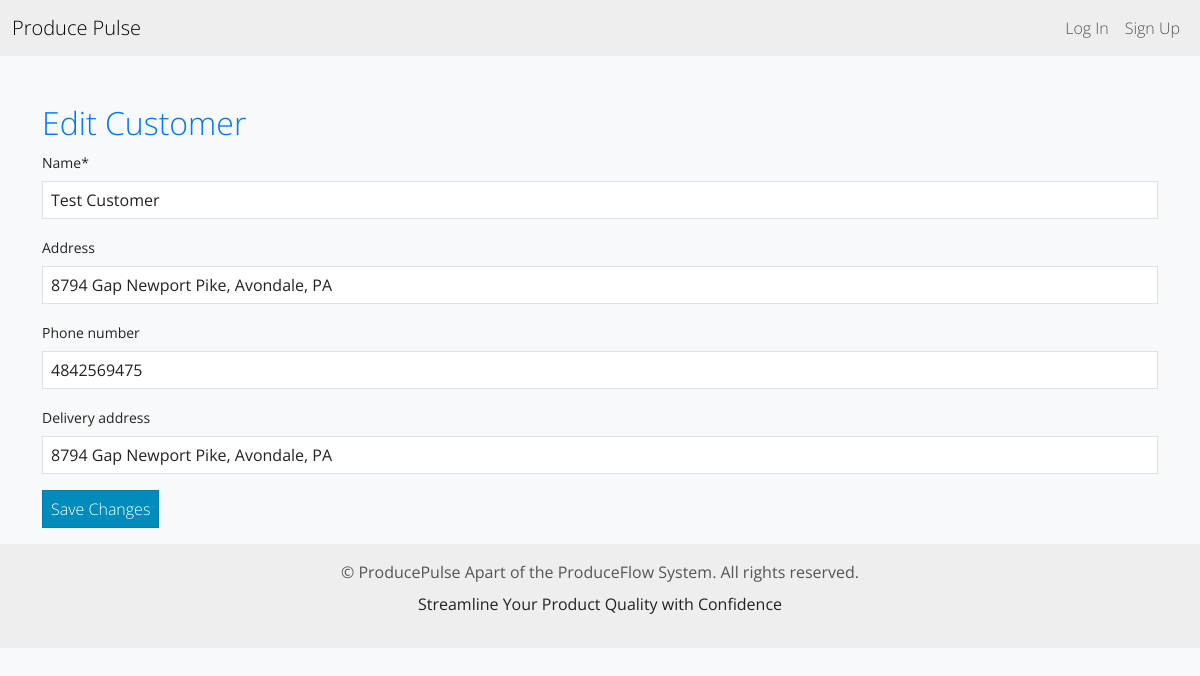
Screenshot of /edit_customer/1/ with the database file from the repository.
### inventory/models.py (models this page shows, shortened)
class OrderCustomer(models.Model):
    name = models.CharField(max_length=255)
    address = models.CharField(max_length=255, blank=True)
    phone_number = models.CharField(max_length=20, blank=True)
    delivery_address = models.CharField(max_length=255, blank=True)

### inventory/views.py (the view)
# urls.py: path('edit_customer/<int:pk>/', EditOrderCustomerView.as_view(), name='edit_customer'),
class EditOrderCustomerView(UpdateView):
    model = OrderCustomer
    form_class = OrderCustomerForm
    template_name = 'inventory/edit_order_customer.html'
    success_url = reverse_lazy('order_customer_list')

### inventory/forms.py (shortened to what this page needs)
class OrderCustomerForm(forms.ModelForm):
    class Meta:
        model = OrderCustomer
        fields = ['name', 'address', 'phone_number', 'delivery_address']
    def __init__(self, *args, **kwargs):
        super().__init__(*args, **kwargs)
        self.fields['name'].widget.attrs.update({'class': 'form-control'})
        self.fields['address'].widget.attrs.update({'class': 'form-control'})
        self.fields['phone_number'].widget.attrs.update({'class': 'form-control'})
        self.fields['delivery_address'].widget.attrs.update({'class': 'form-control'})

### inventory/templates/inventory/edit_order_customer.html (shortened to what this page needs)
{% extends 'inventory/base.html' %}
{% load crispy_forms_tags %}
{% block content %}
<div class="container mt-5">
    <h2>Edit Customer</h2>
    <form method="post">
        {{ form|crispy }}
        <div class="form-group">
            <button type="submit" class="btn btn-primary">Save Changes</button>
        </div>
    </form>
</div>
{% endblock %}

### static/css/styles.css (style rules this page uses)
body { background-color: #f8f9fa; }
h1, h2 { color: #0079f1; }
.form-group { margin-bottom: 1rem; }

### rows the page displays
OrderCustomer: name "Test Customer", address "8794 Gap Newport Pike, Avondale, PA", phone_number "4842569475", delivery_address "8794 Gap Newport Pike, Avondale, PA"
